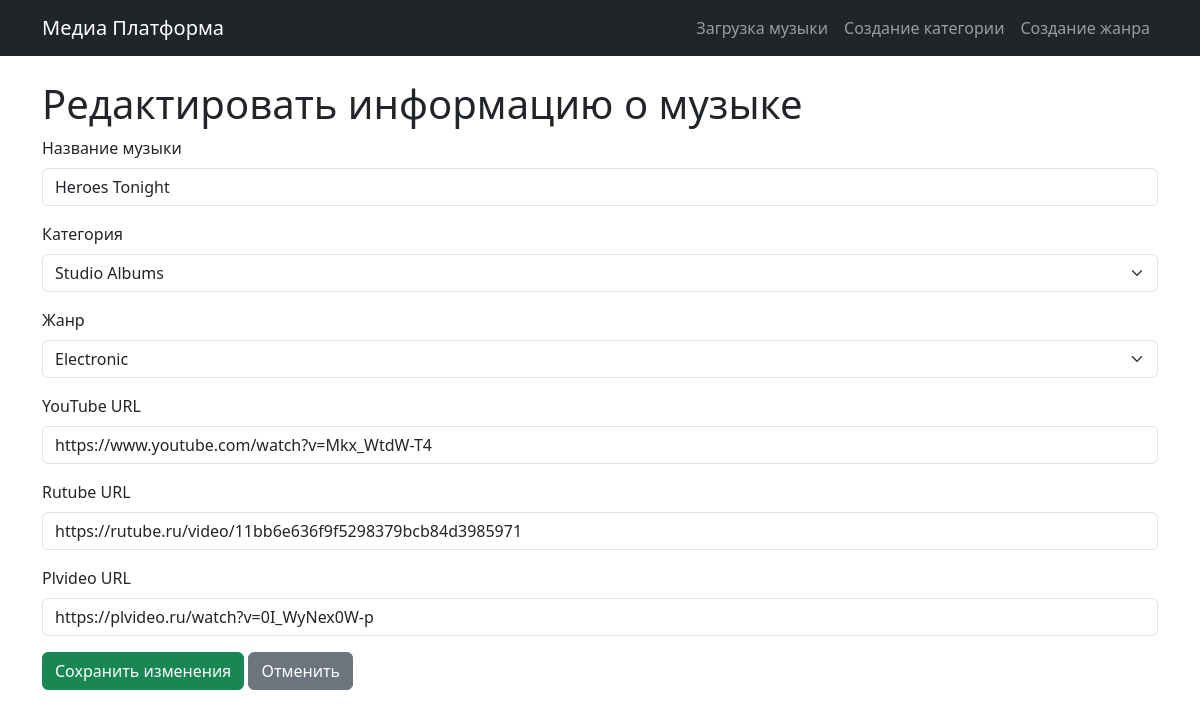
Page /edit-media/1 on the committed database.
### app/models.py (models this page shows)
class MediaFile(Base):
    __tablename__ = "media_files"
    id = Column(Integer, primary_key=True, index=True)
    name_music = Column(String, index=True)
    file_name = Column(String, index=True)
    file_path = Column(String)
    cover_image_path = Column(String)
    category_id = Column(Integer, ForeignKey("categories.id"))
    genre_id = Column(Integer, ForeignKey("genres.id"))
    youtube_url = Column(String(255), nullable=True)
    rutube_url = Column(String(255), nullable=True)
    plvideo_url = Column(String(255), nullable=True)
    category = relationship("Category", back_populates="media_files")
    genre = relationship("Genre", back_populates="media_files")

class Category(Base):
    __tablename__ = "categories"
    id = Column(Integer, primary_key=True, index=True)
    name = Column(String, index=True)
    media_files = relationship("MediaFile", back_populates="category")

class Genre(Base):
    __tablename__ = "genres"
    id = Column(Integer, primary_key=True, index=True)
    name = Column(String, index=True)
    media_files = relationship("MediaFile", back_populates="genre")

### app/main.py (the view)
@app.get("/edit-media/{media_id}")
async def edit_media_form(request: Request, media_id: int, db: Session = Depends(get_db)):
    try:
        media_file = crud.get_media_file_by_id(db, media_id)  # Получите медиа файл по ID
        if media_file is None:
            raise HTTPException(status_code=404, detail="Медиа файл не найден")
        categories = crud.get_categories(db)
        genres = crud.get_genres(db)
        return templates.TemplateResponse("edit_media.html", {"request": request, "media_file": media_file, "categories": categories, "genres": genres})
    except SQLAlchemyError as e:
        logger.error(f"Ошибка базы данных: {e}")
        raise HTTPException(status_code=500, detail="Ошибка базы данных")

### templates/edit_media.html
{% extends "base.html" %}
{% block content %}
<h1>Редактировать информацию о музыке</h1>
<form method="post">
    <div class="mb-3">
        <label for="name_music" class="form-label">Название музыки</label>
        <input type="text" class="form-control" id="name_music" name="name_music" value="{{ media_file.name_music }}" required>
    </div>
    <div class="mb-3">
        <label for="category_id" class="form-label">Категория</label>
        <select class="form-select" id="category_id" name="category_id" required>
            {% for category in categories %}
            <option value="{{ category.id }}" {% if category.id == media_file.category_id %}selected{% endif %}>{{ category.name }}</option>
            {% endfor %}
        </select>
    </div>
    <div class="mb-3">
        <label for="genre_id" class="form-label">Жанр</label>
        <select class="form-select" id="genre_id" name="genre_id" required>
            {% for genre in genres %}
            <option value="{{ genre.id }}" {% if genre.id == media_file.genre_id %}selected{% endif %}>{{ genre.name }}</option>
            {% endfor %}
        </select>
    </div>
    <div class="mb-3">
        <label for="youtube_url" class="form-label">YouTube URL</label>
        <input type="url" class="form-control" id="youtube_url" name="youtube_url" value="{{ media_file.youtube_url }}">
    </div>
    <div class="mb-3">
        <label for="rutube_url" class="form-label">Rutube URL</label>
        <input type="url" class="form-control" id="rutube_url" name="rutube_url" value="{{ media_file.rutube_url }}">
    </div>
    <div class="mb-3">
        <label for="plvideo_url" class="form-label">Plvideo URL</label>
        <input type="url" class="form-control" id="plvideo_url" name="plvideo_url" value="{{ media_file.plvideo_url }}">
    </div>
    <button type="submit" class="btn btn-success">Сохранить изменения</button>
    <a href="/" class="btn btn-secondary">Отменить</a>
</form>
{% endblock %}

### rows in the picture
MediaFile: name_music "Heroes Tonight", category_id "Studio Albums", genre_id "Electronic", youtube_url "https://www.youtube.com/watch?v=Mkx_WtdW-T4", rutube_url "https://rutube.ru/video/11bb6e636f9f5298379bcb84d3985971", plvideo_url "https://plvideo.ru/watch?v=0I_WyNex0W-p"
